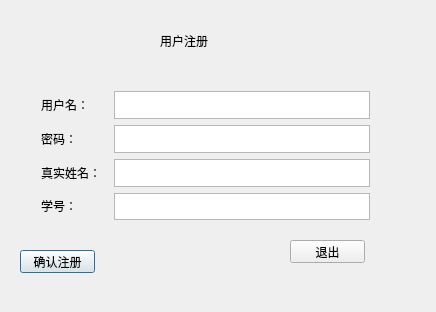
<?xml version="1.0" encoding="UTF-8"?>
<ui version="4.0">
 <class>RegisterInfo</class>
 <widget class="QDialog" name="RegisterInfo">
  <property name="geometry">
   <rect>
    <x>0</x>
    <y>0</y>
    <width>436</width>
    <height>312</height>
   </rect>
  </property>
  <property name="windowTitle">
   <string>注册界面</string>
  </property>
  <widget class="QLabel" name="label">
   <property name="geometry">
    <rect>
     <x>160</x>
     <y>20</y>
     <width>71</width>
     <height>41</height>
    </rect>
   </property>
   <property name="text">
    <string>用户注册</string>
   </property>
  </widget>
  <widget class="QPushButton" name="pushButton_Register">
   <property name="geometry">
    <rect>
     <x>20</x>
     <y>250</y>
     <width>75</width>
     <height>23</height>
    </rect>
   </property>
   <property name="text">
    <string>确认注册</string>
   </property>
  </widget>
  <widget class="QPushButton" name="pushButton_Exit">
   <property name="geometry">
    <rect>
     <x>290</x>
     <y>240</y>
     <width>75</width>
     <height>23</height>
    </rect>
   </property>
   <property name="text">
    <string>退出</string>
   </property>
  </widget>
  <widget class="QWidget" name="">
   <property name="geometry">
    <rect>
     <x>30</x>
     <y>80</y>
     <width>351</width>
     <height>151</height>
    </rect>
   </property>
   <layout class="QHBoxLayout" name="horizontalLayout">
    <item>
     <layout class="QVBoxLayout" name="verticalLayout">
      <item>
       <widget class="QLabel" name="label_2">
        <property name="text">
         <string>用户名：</string>
        </property>
       </widget>
      </item>
      <item>
       <widget class="QLabel" name="label_3">
        <property name="text">
         <string>密码：</string>
        </property>
       </widget>
      </item>
      <item>
       <widget class="QLabel" name="label_5">
        <property name="text">
         <string>真实姓名：</string>
        </property>
       </widget>
      </item>
      <item>
       <widget class="QLabel" name="label_4">
        <property name="text">
         <string>学号：</string>
        </property>
       </widget>
      </item>
     </layout>
    </item>
    <item>
     <layout class="QVBoxLayout" name="verticalLayout_2">
      <item>
       <widget class="QPlainTextEdit" name="plainTextEdit_Username">
        <property name="maximumSize">
         <size>
          <width>256</width>
          <height>31</height>
         </size>
        </property>
       </widget>
      </item>
      <item>
       <widget class="QPlainTextEdit" name="plainTextEdit_Password">
        <property name="maximumSize">
         <size>
          <width>256</width>
          <height>31</height>
         </size>
        </property>
       </widget>
      </item>
      <item>
       <widget class="QPlainTextEdit" name="plainTextEdit_Name">
        <property name="maximumSize">
         <size>
          <width>256</width>
          <height>31</height>
         </size>
        </property>
       </widget>
      </item>
      <item>
       <widget class="QPlainTextEdit" name="plainTextEdit_Studyid">
        <property name="maximumSize">
         <size>
          <width>256</width>
          <height>31</height>
         </size>
        </property>
       </widget>
      </item>
     </layout>
    </item>
   </layout>
  </widget>
 </widget>
 <layoutdefault spacing="6" margin="11"/>
 <resources/>
 <connections/>
</ui>
